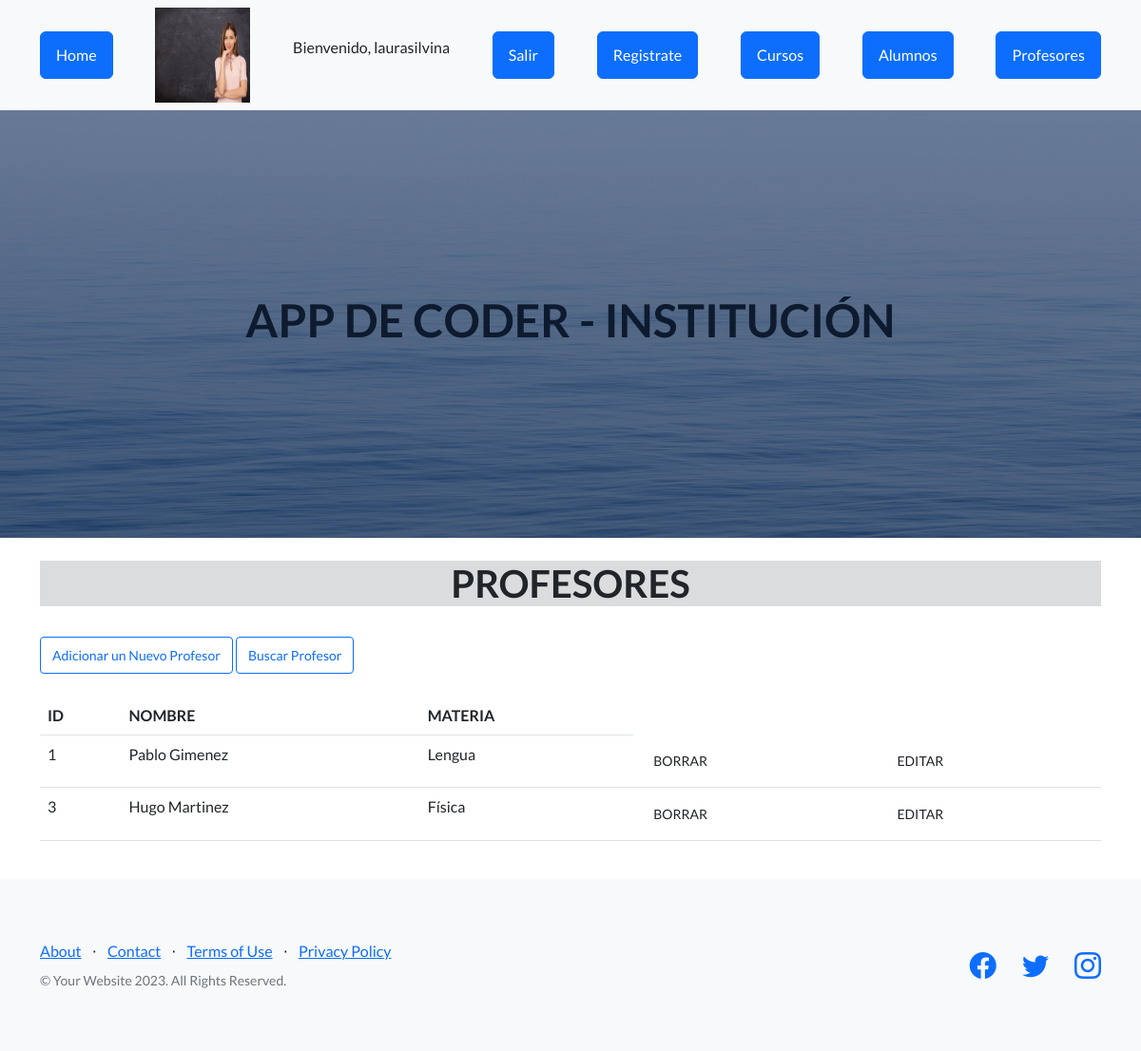
/Appcoder/profesores (signed in), run on the app's committed database.
### Appcoder/models.py (models this page shows, shortened)
class Profesores(models.Model):
    nombre= models.CharField(max_length=30)
    materia=models.CharField(max_length=30)

### Appcoder/views.py (the view)
def profesores (request):
    avatares = Avatar.objects.filter(user=request.user.id)
    profesor= Profesores.objects.all()
    return render(request , "profesores.html", {"profesor": profesor, "url":avatares[0].imagen.url  if avatares.exists () else None})

### Appcoder/template/profesores.html
{% extends 'padre.html' %}
{% load static %}
{% block contenido %}
    <main class="container">
        <br>
        <h1 class="text-center bg-secondary bg-opacity-25"> PROFESORES </h1>
        <br>
        <a href="alta_profesor" class="btn btn-outline-primary btn-sm">Adicionar un Nuevo Profesor</a>
        <a href="buscar_profesores" class="btn btn-outline-primary btn-sm">Buscar Profesor</a>
        <br>
        <br>
        <table class="table">
            <thead>
                <tr>
                    <th>ID</th>
                    <th>NOMBRE</th>
                    <th>MATERIA</th>
                </tr>
            </thead>
            <tbody>
                {% for n in profesor %}
                <tr>
                    <td>{{n.id}}</td>
                    <td>{{n.nombre}}</td>
                    <td>{{n.materia}}</td>
                    {% if  request.user.is_authenticated %}
                    <td><a href="{% url 'eliminar_profesor' n.id %}" class="btn danger btn-sm">BORRAR</a></td>
                    <td><a href="{% url 'editar_profesor'  n.id %}" class="btn warning btn-sm">EDITAR</a></td>
                    {% endif %}
                </tr>
                {% endfor %}
            </tbody>
        </table>
        <br>
    </main>
{% endblock %}

### Appcoder/template/padre.html (shortened to what this page needs)
<!DOCTYPE html>
<html lang="en">
    <head>
        {%load static%}
        <link href="https://cdn.jsdelivr.net/npm/bootstrap-icons@1.5.0/font/bootstrap-icons.css" rel="stylesheet" type="text/css" />
        <link href= "{%  static 'Appcoder/css/styles.css' %}" rel="stylesheet" />
    </head>
    <body>
        <nav class="navbar navbar-light bg-light static-top">
            <div class="container">
                <a class="btn btn-primary" href="{% url 'HOME' %}">Home</a>
                {% if  request.user.is_authenticated %}
                <img src="{{ url }}" alt="" width="100px" height="100px">
                <p>Bienvenido, {{user.username}}</p>
                <form action="{% url 'Logout'%}" method="post">
                <button class="btn btn-primary" type="submit">Salir</button>
                </form>
                {% endif %}
                <a class="btn btn-primary" href="{% url 'Register' %}"">Registrate</a>
                <a class="btn btn-primary" href="{% url 'CURSOS' %}">Cursos</a>
                <a class="btn btn-primary" href="{% url 'ALUMNOS' %}">Alumnos</a>
                <a class="btn btn-primary" href="{% url 'PROFESORES' %}">Profesores</a>
            </div>
        </nav>
        <header class="masthead"
            <div class="container position-relative">
               <h1 class="text-center" style="color: black"> APP DE CODER - INSTITUCIÓN</h1>
        </header>
    {%block contenido%}{%endblock%}
        <footer class="footer bg-light">
            <div class="container">
                <div class="row">
                    <div class="col-lg-6 h-100 text-center text-lg-start my-auto">
                        <ul class="list-inline mb-2">
                            <li class="list-inline-item"><a href="#!">About</a></li>
                            <li class="list-inline-item">⋅</li>
                            <li class="list-inline-item"><a href="#!">Contact</a></li>
                            <li class="list-inline-item">⋅</li>
                            <li class="list-inline-item"><a href="#!">Terms of Use</a></li>
                            <li class="list-inline-item">⋅</li>
                            <li class="list-inline-item"><a href="#!">Privacy Policy</a></li>
                        </ul>
                        <p class="text-muted small mb-4 mb-lg-0">&copy; Your Website 2023. All Rights Reserved.</p>
                    </div>
                    <div class="col-lg-6 h-100 text-center text-lg-end my-auto">
                        <ul class="list-inline mb-0">
                            <li class="list-inline-item me-4">
                                <a href="#!"><i class="bi-facebook fs-3"></i></a>
                            </li>
                            <li class="list-inline-item me-4">
                                <a href="#!"><i class="bi-twitter fs-3"></i></a>
                            </li>
                            <li class="list-inline-item">
                                <a href="#!"><i class="bi-instagram fs-3"></i></a>
                            </li>
                        </ul>
                    </div>
                </div>
            </div>
        </footer>
    </body>
</html>

### data on the page
Profesores: id "1", nombre "Pablo Gimenez", materia "Lengua"
Profesores: id "3", nombre "Hugo Martinez", materia "Física"

### other printed values
{{ user.username }} "laurasilvina"
